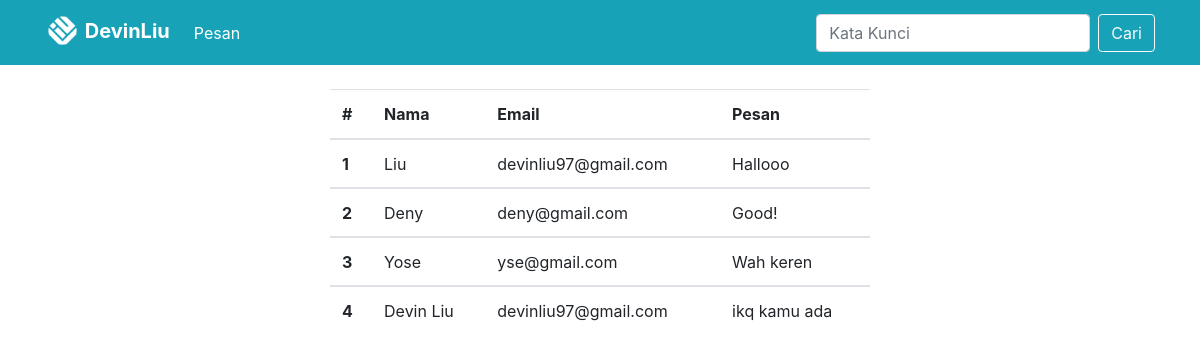
/index.php/backend_devin, run on the app's committed database.
### tables this page shows
CREATE TABLE `kontak` (
  `id_kontak` int(11) NOT NULL,
  `nama_lengkap` varchar(30) NOT NULL,
  `email` varchar(30) NOT NULL,
  `pesan` varchar(255) NOT NULL
);

### application/controllers/Backend_devin.php (called while the page is built, shortened)
<?php
class Backend_devin extends CI_Controller{
	public function __construct()
	{
		$this->load->model('Model_pesan');
	}
	public function index()
	{
		$data['judul'] = "Pesan";
		$data['pesan'] = $this->Model_pesan->getAllPesan();
		$this->load->view('templates/admin/header', $data);
		$this->load->view('backend_devin/index');
		$this->load->view('templates/admin/footer');
	}
}

### index.php (called while the page is built, shortened)
<?php
require_once BASEPATH.'core/CodeIgniter.php';

### application/models/Model_pesan.php (called while the page is built, shortened)
<?php
class Model_pesan extends CI_Model{
	public function getAllPesan()
	{
		$query = $this->db->get('kontak');
		return $query->result_array();
	}
}

### application/views/backend_devin/index.php (the view, shortened to what this page needs)
<div class="container">
	<div class="row">
		<div class="col-md-6 mx-auto mt-4">
			<table class="table">
			  <thead>
			    <tr>
			      <th scope="col">#</th>
			      <th scope="col">Nama</th>
			      <th scope="col">Email</th>
			      <th scope="col">Pesan</th>
			    </tr>
			  </thead>
			  <?php $i=1; foreach($pesan as $pesan): ?>
			  <tbody>
			    <tr>
			      <th scope="row"><?=$i++;?></th>
			      <td><?=$pesan['nama_lengkap'];?></td>
			      <td><?=$pesan['email'];?></td>
			      <td><?=$pesan['pesan'];?></td>
			    </tr>
			  </tbody>
			<?php endforeach;?>
			</table>
		</div>
	</div>
</div>

### application/views/templates/admin/header.php (shortened to what this page needs)
<!DOCTYPE html>
<html>
<head>
	<link rel="stylesheet" href="https://stackpath.bootstrapcdn.com/bootstrap/4.1.3/css/bootstrap.min.css">
	<link rel="stylesheet" href="<?=base_url()?>assets/css/style.css">
	<link rel="stylesheet" href="https://use.fontawesome.com/releases/v5.7.2/css/all.css">
</head>
<body>
<nav class="navbar navbar-expand-lg navbar-dark bg-info sticky-top">
	<div class="container">
	  <a class="navbar-brand font-weight-bold" href="<?php echo base_url();?>">
	  	<img src="<?=base_url();?>assets/img/logo.png" width="35px" class="mb-1">
	 	DevinLiu
	  </a>
	  <div class="collapse navbar-collapse" id="navbarNav">
	    <ul class="navbar-nav">
	      <li class="nav-item active">
	        <a class="nav-link" href="<?= base_url();?>backend_devin">Pesan <span class="sr-only">(current)</span></a>
	      </li>
	    </ul>
	     <form class="form-inline ml-auto">
		    <input class="form-control mr-sm-2" type="search" placeholder="Kata Kunci" aria-label="Search">
		    <button class="btn btn-outline-light my-2 my-sm-0" type="submit">Cari</button>
		</form>
	  </div>
	</div>
</nav>

### application/views/templates/admin/footer.php (shortened to what this page needs)
</body>
</html>

### assets/css/style.css (style rules this page uses)
html,body { height: 100%; }

### data on the page
kontak: nama_lengkap "Liu", email "devinliu97@gmail.com", pesan "Hallooo"
kontak: nama_lengkap "Deny", email "deny@gmail.com", pesan "Good!"
kontak: nama_lengkap "Yose", email "yse@gmail.com", pesan "Wah keren"
kontak: nama_lengkap "Devin Liu", email "devinliu97@gmail.com", pesan "ikq kamu ada"
